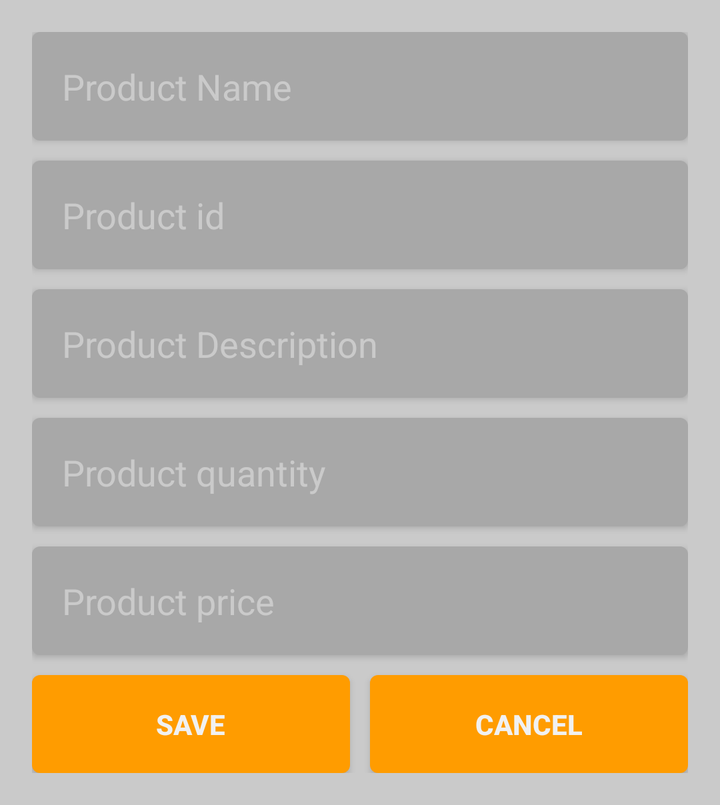
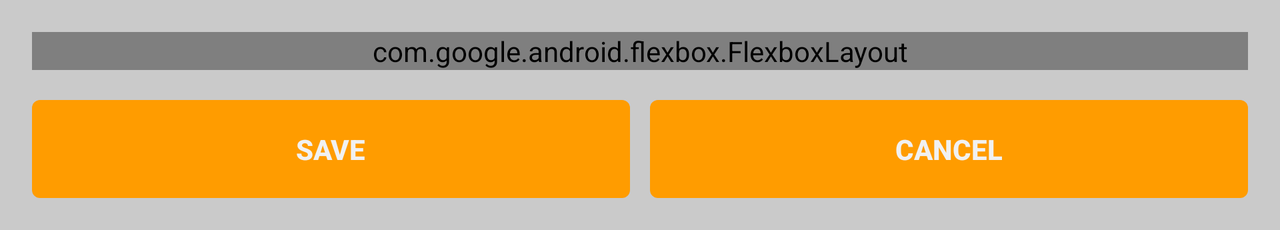

Compare how this app lays out the same screen by default and in its alternative resource folder. The renders come first, then the two layout files and the values they reference.
<!-- AndroidManifest.xml: application theme AppTheme -->
<!-- res/layout/custom_alertdialog_addproduct.xml -->
<?xml version="1.0" encoding="utf-8"?>
<LinearLayout xmlns:android="http://schemas.android.com/apk/res/android"
    android:orientation="vertical" android:layout_width="match_parent"
    android:layout_height="wrap_content"
    android:background="@color/myColorDialogBG">
    <LinearLayout
        android:layout_width="match_parent"
        android:layout_height="match_parent"
        android:orientation="vertical"
        android:padding="16dp">

        <android.support.v7.widget.AppCompatEditText
            android:id="@+id/etProductName"
            android:layout_width="match_parent"
            android:layout_height="wrap_content"
            android:background="@drawable/custom_edittext_dialog"
            android:elevation="2dp"
            android:hint="Product Name"
            android:textColor="@color/myColorBackgroundWhite"
            android:textColorHint="@color/myColorDialogBG" />

        <android.support.v7.widget.AppCompatEditText
            android:textColor="@color/myColorBackgroundWhite"
            android:textColorHint="@color/myColorDialogBG"
            android:elevation="2dp"
            android:layout_marginTop="10dp"
            android:background="@drawable/custom_edittext_dialog"
            android:layout_width="match_parent"
            android:layout_height="wrap_content"
            android:id="@+id/etProductId"
            android:hint="Product id"/>

        <android.support.v7.widget.AppCompatEditText
            android:textColor="@color/myColorBackgroundWhite"
            android:textColorHint="@color/myColorDialogBG"
            android:elevation="2dp"
            android:layout_marginTop="10dp"
            android:background="@drawable/custom_edittext_dialog"
            android:layout_width="match_parent"
            android:layout_height="wrap_content"
            android:id="@+id/etProductDes"
            android:hint="Product Description"/>

        <android.support.v7.widget.AppCompatEditText
            android:textColor="@color/myColorBackgroundWhite"
            android:textColorHint="@color/myColorDialogBG"
            android:elevation="2dp"
            android:layout_marginTop="10dp"
            android:background="@drawable/custom_edittext_dialog"
            android:layout_width="match_parent"
            android:layout_height="wrap_content"
            android:id="@+id/etProductQuantity"
            android:hint="Product quantity"/>

        <android.support.v7.widget.AppCompatEditText
            android:textColor="@color/myColorBackgroundWhite"
            android:textColorHint="@color/myColorDialogBG"
            android:elevation="2dp"
            android:layout_marginTop="10dp"
            android:background="@drawable/custom_edittext_dialog"
            android:layout_width="match_parent"
            android:layout_height="wrap_content"
            android:id="@+id/etProductPrice"
            android:hint="Product price"/>

        <LinearLayout
            android:layout_width="match_parent"
            android:layout_height="wrap_content"
            android:orientation="horizontal"
            android:gravity="center_horizontal">

            <android.support.v7.widget.AppCompatButton
                android:elevation="2dp"
                android:textColor="@color/myColorBackgroundWhite"
                android:textStyle="bold"
                android:layout_weight=".5"
                android:layout_marginTop="10dp"
                android:background="@drawable/custom_button_dialog"
                android:layout_width="0dp"
                android:layout_height="wrap_content"
                android:id="@+id/btnSaveAddProduct"
                android:text="SAVE"/>

            <android.support.v7.widget.AppCompatButton
                android:elevation="2dp"
                android:textColor="@color/myColorBackgroundWhite"
                android:textStyle="bold"
                android:layout_marginLeft="10dp"
                android:layout_weight=".5"
                android:layout_marginTop="10dp"
                android:background="@drawable/custom_button_dialog"
                android:layout_width="0dp"
                android:layout_height="wrap_content"
                android:id="@+id/btnCancelAddProduct"
                android:text="CANCEL"/>

        </LinearLayout>



    </LinearLayout>
</LinearLayout>
<!-- resources referenced by this layout -->
<resources>
  <color name="myColorBackgroundWhite">#f1f1f1</color>
  <color name="myColorDialogBG">#cacaca</color>
  <!-- drawable custom_button_dialog (drawable) -->
  <selector xmlns:android="http://schemas.android.com/apk/res/android">
      <item android:state_pressed="true">
          <shape>
              <corners android:radius="4dp"/>
              <padding android:left="15dp" android:top="15dp" android:right="15dp"  android:bottom="15dp"/>
              <solid android:color="@color/myColorButtonPressed"/>
          </shape>
      </item>
  
      <item android:state_focused="true">
          <shape>
              <corners android:radius="4dp"/>
              <padding android:left="15dp" android:top="15dp" android:right="15dp"  android:bottom="15dp"/>
              <solid android:color="@color/myColorButtonPressed"/>
          </shape>
      </item>
  
      <item>
          <shape>
              <corners android:radius="4dp"/>
              <padding android:left="15dp" android:top="15dp" android:right="15dp"  android:bottom="15dp"/>
              <solid android:color="@color/myColorLoginButton"/>
          </shape>
      </item>
  </selector>
  <!-- drawable custom_edittext_dialog (drawable) -->
  <selector xmlns:android="http://schemas.android.com/apk/res/android">
  
      <item android:state_enabled="true">
          <shape>
              <corners android:radius="4dp"/>
              <padding android:left="15dp" android:top="15dp" android:right="15dp"  android:bottom="15dp"/>
              <solid android:color="@color/myColorEditTextDialog"/>
          </shape>
      </item>
  
      <item android:state_enabled="false">
          <shape>
              <corners android:radius="4dp"/>
              <padding android:left="15dp" android:top="15dp" android:right="15dp"  android:bottom="15dp"/>
              <solid android:color="@color/myColorEditTextDialogDisable"/>
          </shape>
      </item>
  </selector>
  <!-- from res/values-v21/ -->
  <style name="AppTheme" parent="Theme.AppCompat.Light.DarkActionBar">
          
          <item name="colorPrimary">@color/myColorActionBar</item>
          <item name="colorPrimaryDark">@color/myColorStatusBar</item>
          <item name="colorAccent">@color/myColorIconLock</item>
          <item name="android:navigationBarColor">@android:color/background_light</item>
          <item name="android:textColorPrimary">@color/myColorWhite</item>
      </style>
  <color name="myColorLoginButton">#ff9c00</color>
  <color name="myColorEditTextDialog">#a8a8a8</color>
  <color name="myColorActionBar">#e9291a</color>
  <color name="myColorStatusBar">#da2214</color>
  <color name="myColorIconLock">#ffce9c</color>
  <color name="myColorWhite">#ffffff</color>
</resources>
<!-- res/layout-land/custom_alertdialog_addproduct.xml (the repository's variant of the layout above) -->
<!-- drawn on the phone turned sideways -->
<?xml version="1.0" encoding="utf-8"?>
<LinearLayout xmlns:android="http://schemas.android.com/apk/res/android"
    xmlns:app="http://schemas.android.com/apk/res-auto"
    android:orientation="vertical"
    android:layout_width="match_parent"
    android:layout_height="wrap_content"
    android:background="@color/myColorDialogBG">
    <LinearLayout
        android:layout_width="match_parent"
        android:layout_height="match_parent"
        android:orientation="vertical"
        android:padding="16dp">

        <com.google.android.flexbox.FlexboxLayout
            android:layout_width="match_parent"
            android:layout_height="match_parent"
            app:alignItems="center"
            app:flexWrap="wrap"
            app:flexDirection="row"
            app:justifyContent="space_around">

            <android.support.v7.widget.AppCompatEditText
                android:inputType="text"
                app:layout_flexBasisPercent="@fraction/fraction98percent"
                android:textColor="@color/myColorBackgroundWhite"
                android:textColorHint="@color/myColorDialogBG"
                android:elevation="2dp"
                android:background="@drawable/custom_edittext_dialog"
                android:layout_width="match_parent"
                android:layout_height="wrap_content"
                android:id="@+id/etProductName"
                android:hint="Product Name"/>

            <android.support.v7.widget.AppCompatEditText
                android:inputType="number"
                app:layout_flexBasisPercent="@fraction/fraction48percent"
                android:textColor="@color/myColorBackgroundWhite"
                android:textColorHint="@color/myColorDialogBG"
                android:elevation="2dp"
                android:layout_marginTop="10dp"
                android:background="@drawable/custom_edittext_dialog"
                android:layout_width="match_parent"
                android:layout_height="wrap_content"
                android:id="@+id/etProductId"
                android:hint="Product id"/>

            <android.support.v7.widget.AppCompatEditText
                android:inputType="text"
                app:layout_flexBasisPercent="@fraction/fraction48percent"
                android:textColor="@color/myColorBackgroundWhite"
                android:textColorHint="@color/myColorDialogBG"
                android:elevation="2dp"
                android:layout_marginTop="10dp"
                android:background="@drawable/custom_edittext_dialog"
                android:layout_width="match_parent"
                android:layout_height="wrap_content"
                android:id="@+id/etProductDes"
                android:hint="Description"/>

            <android.support.v7.widget.AppCompatEditText
                android:inputType="number"
                app:layout_flexBasisPercent="@fraction/fraction48percent"
                android:textColor="@color/myColorBackgroundWhite"
                android:textColorHint="@color/myColorDialogBG"
                android:elevation="2dp"
                android:layout_marginTop="10dp"
                android:background="@drawable/custom_edittext_dialog"
                android:layout_width="match_parent"
                android:layout_height="wrap_content"
                android:id="@+id/etProductQuantity"
                android:hint="Product quantity"/>

            <android.support.v7.widget.AppCompatEditText
                android:inputType="number"
                app:layout_flexBasisPercent="@fraction/fraction48percent"
                android:textColor="@color/myColorBackgroundWhite"
                android:textColorHint="@color/myColorDialogBG"
                android:elevation="2dp"
                android:layout_marginTop="10dp"
                android:background="@drawable/custom_edittext_dialog"
                android:layout_width="match_parent"
                android:layout_height="wrap_content"
                android:id="@+id/etProductPrice"
                android:hint="Price"/>

        </com.google.android.flexbox.FlexboxLayout>



        <LinearLayout
            android:layout_width="match_parent"
            android:layout_height="wrap_content"
            android:orientation="horizontal"
            android:gravity="center_horizontal"
            android:layout_marginTop="15dp">

            <android.support.v7.widget.AppCompatButton
                android:elevation="2dp"
                android:textColor="@color/myColorBackgroundWhite"
                android:textStyle="bold"
                android:layout_weight=".5"
                android:background="@drawable/custom_button_dialog"
                android:layout_width="0dp"
                android:layout_height="wrap_content"
                android:id="@+id/btnSaveAddProduct"
                android:text="SAVE"/>

            <android.support.v7.widget.AppCompatButton
                android:elevation="2dp"
                android:textColor="@color/myColorBackgroundWhite"
                android:textStyle="bold"
                android:layout_marginLeft="10dp"
                android:layout_weight=".5"
                android:background="@drawable/custom_button_dialog"
                android:layout_width="0dp"
                android:layout_height="wrap_content"
                android:id="@+id/btnCancelAddProduct"
                android:text="CANCEL"/>

        </LinearLayout>
        
    </LinearLayout>
</LinearLayout>
